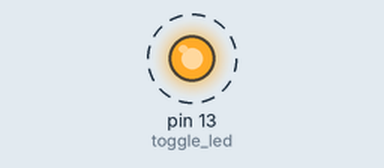
Bench run of a sketch on a simulated Arduino Uno, built with avr-gcc and run on an emulated ATmega328P. Shown: output pins drawn as LEDs (lit = HIGH). Dashed ring = blinking.

Above: at 0.2 s.
Timing chart, 0 to 3.0 s (numbered marks = the images above):
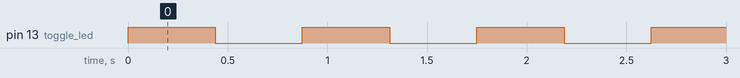

The sketch:

GPIO_Driver.ino
```cpp
#include <avr/io.h>

void setup_gpio()
{
    // Pin 13 (PB5) as output
    DDRB = DDRB | (1 << 5);
}

void toggle_led()
{
    PORTB = PORTB ^ (1 << 5);  // XOR to toggle
}

void delay_500ms(void) {
    for (volatile unsigned long i = 0; i < 200000; i++);  // ~500ms
}

int main(void)
{
    setup_gpio();

    while (1)
    {
        toggle_led();
        delay_500ms();
    }

    return 0;
}
```

Measured:
- by itself, pin 13 (toggle_led): alternates HIGH for 0.44 s and LOW for 0.44 s
